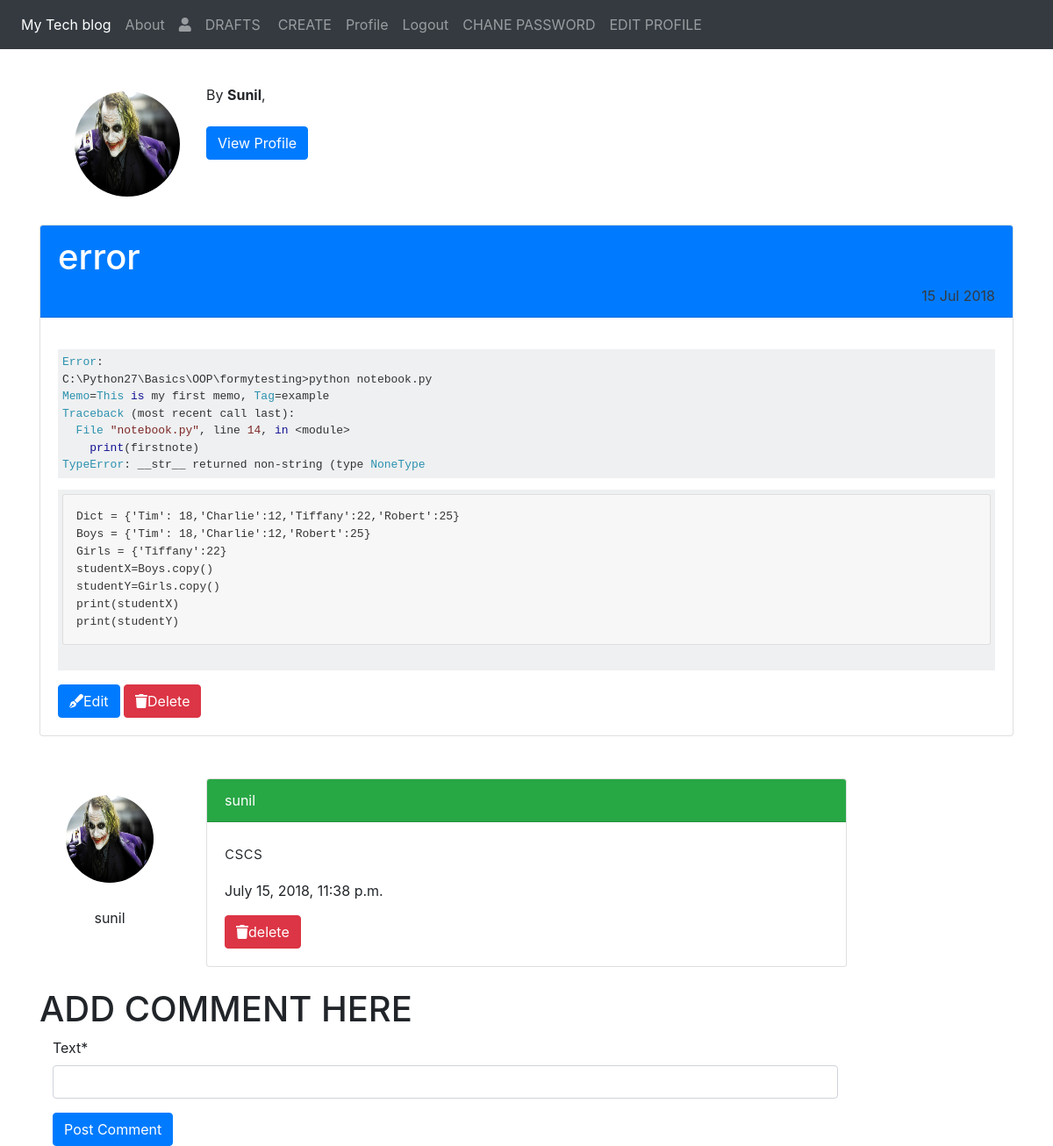
/post/1/detail/ (signed in), run on the app's committed database.
### blog/models.py (models this page shows, shortened)
class Post(models.Model):
    author = models.ForeignKey('auth.user', on_delete=models.CASCADE)
    title = models.CharField(max_length=100)
    text = models.TextField()
    create_date = models.DateTimeField(default=timezone.datetime.now())
    publish_date = models.DateTimeField(blank=True, null=True)

class Comment(models.Model):
    post = models.ForeignKey('blog.Post', related_name='comments', on_delete=models.CASCADE)
    author = models.ForeignKey('auth.user', on_delete=models.CASCADE)
    text = models.TextField()
    create_date = models.DateTimeField(default=timezone.datetime.now())

### accounts/models.py (models this page shows, shortened)
class UserProfile(models.Model):
    user = models.OneToOneField(User, on_delete=models.CASCADE, related_name='profile')
    country = models.ForeignKey(Country, on_delete=models.SET_NULL, null=True)
    pic = models.ImageField(blank=True, null=True, upload_to='profile_image')
    facebook = models.URLField(blank=True, null=True)
    google = models.URLField(blank=True, null=True)
    twitter = models.URLField(blank=True, null=True)
    instagram = models.URLField(blank=True, null=True)
    linkedin = models.URLField(blank=True, null=True)
    biography = models.TextField(blank=True, null=True, max_length=200)
    completed=models.BooleanField(default=False)

### blog/views.py (the view, shortened to what this page needs)
# urls.py: url(r'^post/(?P<pk>\d+)/detail/$',views.add_comments_to_post,name='post_detail'),
@login_required(login_url='accounts/login')
def add_comments_to_post(request, pk):
    post = get_object_or_404(Post, pk=pk)
    form = CommentForm()
    return render(request, 'blog/comment_form.html', locals())

### blog/forms.py
class CommentForm(forms.ModelForm):
    class Meta:
        model = Comment
        fields = ['text']
        widgets = {
            'text': forms.TextInput(),
        }

### templates/blog/comment_form.html (shortened to what this page needs)
{% extends 'blog/base.html' %}
{% block content %}
    <div class="row my-4 box">
        <div class="col-2 my-2" >
            <div class="float-right">{% if post.author.profile.pic %}
                <img class="rounded-circle" src="{{ post.author.profile.pic.url }}" width="120" height="120">
            {% else %}
                <i style="font-size: 100px;color: midnightblue;" class="fas fa-user-circle"></i>
            {% endif %}
            </div>
        </div>
        <div class="col-6"> By <b>{{ post.author|title }}</b>,<br>
            <br>
            <a class="btn btn-primary" href="{% url 'accounts:view' id=post.author.id %}">View Profile</a>
        </div>
    </div>
    <div class="row">
        <div class="col">
            <div class="card">
                <div class="card-header bg bg-primary text-white">
                    <h1>{{ post.title }}</h1>
                    {% if post.publish_date %}
                        <div class="date postdate text-dark" align="right">
                            {{ post.publish_date|date:"d M Y" }}
                        </div>
                    {% else %}
                        <a class="btn btn-success" href="{% url 'post_publish' pk=post.pk %}">Publish</a>
                    {% endif %}
                </div>
                <div class="card-body">
                    <p class="card-text">{{ post.text|safe|linebreaksbr }}</p>
                    {% if user == post.author %}
                        <a class="btn btn-primary" href="{% url 'post_edit' pk=post.pk %}"><span
                                class="fas fa-pen-fancy"></span>Edit </a>
                        <a class="btn btn-danger" href="{% url 'post_remove' pk=post.pk %}"><span
                                class="fas fa-trash"></span>Delete</a>
                    {% endif %}
                </div>
            </div>
        </div>
    </div>
    <br>
    {% for comment in post.comments.all %}
        <div class="row my-4 COL-8"  data-aos="{% if forloop.counter|divisibleby:2 %}fade-right{% else %}fade-left{% endif %}" data-aos-duration="1000">
            <div class="col-2 my-auto">
                <center>
                    <div>{% if post.author.profile.pic %}
                        <img class="rounded-circle" src="{{ post.author.profile.pic.url }}" width="100" height="100">
                    {% else %}
                        <i style="font-size: 100px;color: midnightblue;" class="fas fa-user-circle"></i>
                    {% endif %}
                    </div>
                    <br>
                    <div class="my-1"> {{ post.author }}</div>
                </center>
            </div>
            <div class="col-8">
                <div class="card">
                    <div class="card-header text-white  {% if user == comment.author %}bg bg-success  {% else %}bg bg-dark{% endif %}">
                        {{ comment.author }}
                    </div>
                    <div class="card-body">
                        <p class="lead"> {{ comment.text|safe }}</p>
                        <p>{{ comment.create_date }}</p>
                        {% if user == comment.author %}
                            <a class="btn btn-danger" href="{% url 'comment_remove' pk=comment.pk %}"><span
                                    class="fas fa-trash"></span>delete</a>
                        {% endif %}
                    </div>
                </div>
            </div>
        </div>
    {% endfor %}
    </div>
    <div class="container">
        <h1>ADD COMMENT HERE</h1>
        {% load crispy_forms_tags %}
        <form method="POST" class="post-form col-10">
            {{ form|crispy }}
            <button type="submit" class="save btn btn-primary">Post Comment</button>
        </form>
    </div>
{% endblock %}

### templates/blog/base.html (shortened to what this page needs)
<!DOCTYPE html>
{% load staticfiles %}
<html>
<head>
    <link rel="stylesheet" href="https://stackpath.bootstrapcdn.com/bootstrap/4.1.1/css/bootstrap.min.css"
>
<link href="https://unpkg.com/aos@2.3.1/dist/aos.css" rel="stylesheet">
    <link rel="stylesheet" href="//cdn.jsdelivr.net/medium-editor/latest/css/medium-editor.min.css" type="text/css"
          media="screen" charset="utf-8">
    <link rel="stylesheet" href="https://use.fontawesome.com/releases/v5.1.0/css/all.css"
>
  <link href="https://cdnjs.cloudflare.com/ajax/libs/summernote/0.8.9/summernote-lite.css" rel="stylesheet">
<body>
<nav class="navbar navbar-expand-md bg-dark navbar-dark fixed-top">
    <div class="collapse navbar-collapse" id="navbarNavAltMarkup">
        <div class="navbar-nav">
            <a class="nav-item nav-link active" href="{% url 'post_list' %}">My Tech blog</a>
            <a class="nav-item nav-link" href="{% url 'about' %}">About</a></li>
            <a class='nav-item nav-link' href="{% url 'accounts:login' %}"><span class="fas fa-user"></span></a>
            {% if user.is_authenticated %}
                <a class="nav-item nav-link mr-1" href="{% url 'post_draft_list' %}">DRAFTS</a>
                <a class="nav-item nav-link" href="{% url 'post_new' %}">CREATE</a>
                <a class="nav-item nav-link" href="{% url 'accounts:profile' %}">Profile</a>
                <a class="nav-item nav-link" href="{% url 'accounts:logout' %}">Logout</a>
                <a class="nav-item nav-link" href="{% url 'accounts:changepass' %}">CHANE PASSWORD</a>
                <a class="nav-item nav-link" href="{% url 'accounts:edit_profile' %}">EDIT PROFILE</a>
            {% endif %}
        </div>
    </div>
</nav>
<div class="mt-5 container"><br>
    {% block content %}
    {% endblock %}
</body>
</html>

### data on the page
Post: author.profile.pic (picture), author "Sunil", title "error", publish_date "15 Jul 2018", text "Error : C : \\Python27\\Basics\\OOP\\formytesting > python notebook . py Memo = This is my first memo , Tag = example Traceback ( most recent call last ): File \"notebook.py\" , line 14 , in < module > print ( firstnote ) TypeError : __str__ returned non - string ( type NoneType Dict = {'Tim': 18,'Charlie':12,'Tiffany':22,'Robert':25} Boys = {'Tim': 18,'Charlie':12,'Robert':25} Girls = {'Tiffany':22} studentX=Boys.copy() studentY=Girls.copy() print(studentX) print(studentY)", author "sunil"
Comment: author.profile.pic (picture), author "sunil", text "cscs", create_date "July 15, 2018, 11:38 p.m.", shows "delete"
